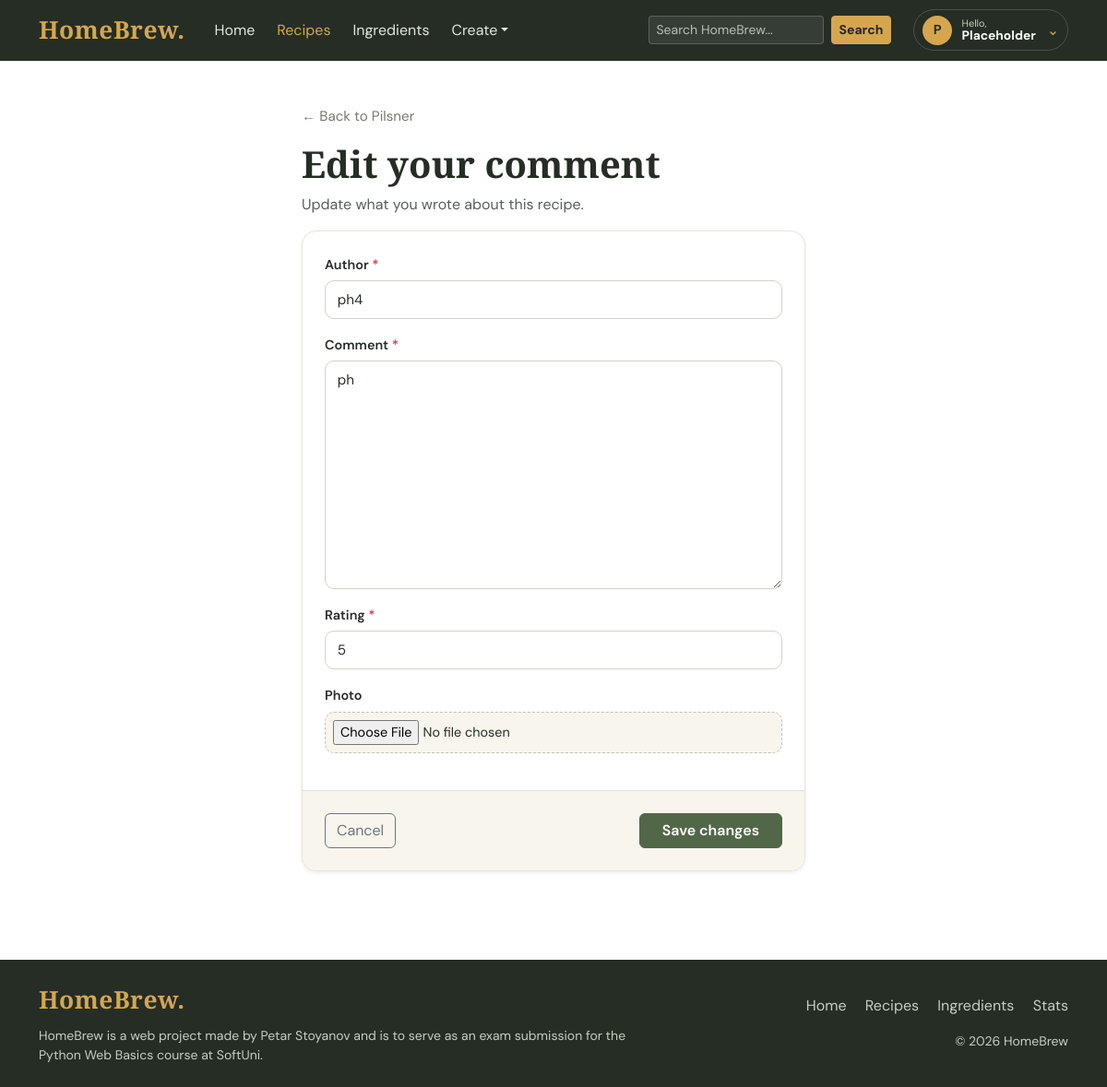
Page /recipes/1/comment/9/edit/ on the committed database.
### common/models.py (models this page shows)
class RecipeComment(TimestampMixin):
    recipe = models.ForeignKey("recipes.Recipe", on_delete=models.CASCADE, related_name="comments")
    author = models.CharField(max_length=100)
    comment = models.TextField()
    rating = models.PositiveIntegerField(validators=[MaxValueValidator(5), MinValueValidator(1)], default=5)
    photo = models.ImageField(upload_to="comments/", blank=True, null=True)
    class Meta:
        ordering = ['-created_at']

### recipes/models.py (models this page shows, shortened)
class Recipe(TimestampMixin):
    class CategoryChoices(models.TextChoices):
        BEER = "Beer", "Beer"
        WINE = "Wine", "Wine"
        OTHER = "Other", "Other"
    class StyleChoices(models.TextChoices):
        LAGER = "Lager", "Lager"
        ALE = "Ale", "Ale"
        SOUR = "Sour", "Sour"
        RED = "Red", "Red"
        WHITE = "White", "White"
        ROSE = "Rose", "Rose"
        SPARKLING = "Sparkling", "Sparkling"
        MEAD = "Mead", "Mead"
        CIDER = "Cider", "Cider"
        KOMBUCHA = "Kombucha", "Kombucha"
        GINGER_BEER = "Ginger Beer", "Ginger Beer"
        OTHER = "Other", "Other"
    title = models.CharField(max_length=100)
    category = models.CharField(max_length=5, choices=CategoryChoices.choices)
    style = models.CharField(max_length=15, choices=StyleChoices.choices)
    description = models.TextField(blank=True, null=True)
    photo = models.ImageField(upload_to="recipes/", blank=True, null=True)
    primary_fermentation_days = models.PositiveIntegerField(default=0)
    secondary_fermentation_days = models.PositiveIntegerField(blank=True, null=True)
    aging_days = models.PositiveIntegerField(blank=True, null=True)
    target_abv = models.DecimalField(max_digits=3, decimal_places=1, validators=[validate_positive])
    ingredients = models.ManyToManyField('catalog.Ingredient', through='RecipeIngredient', related_name='recipes')

### common/views.py (the view)
# urls.py: path('edit/', CommentEditView.as_view(), name='recipe-comment-edit'),
class CommentEditView(CommentViewMixin, UpdateView):
    model = RecipeComment
    template_name = 'common/comment-edit.html'
    form_class = CommentForm
    context_object_name = 'comment'
    pk_url_kwarg = 'comment_pk'

### common/forms.py
class CommentForm(forms.ModelForm):
    class Meta:
        model = RecipeComment
        exclude = ['recipe', 'created_at', 'updated_at']
        widgets = {'comment': forms.Textarea(attrs={'placeholder': 'What do you think about this recipe?'})}

### mixins.py (called while the page is built)
    def get_queryset(self):
        qs = super().get_queryset().filter(recipe__pk=self.kwargs['pk'])
        return qs

### templates/common/comment-edit.html (shortened to what this page needs)
{% extends 'base.html' %}
{% block content %}
<div class="container py-5">
    <div class="row justify-content-center">
        <div class="col-lg-7 col-xl-6">
            <a href="{% url 'recipes:recipe-details' comment.recipe_id %}" class="back-link">
                &larr; Back to {{ comment.recipe.title }}
            </a>
            <h1 class="display-6 fw-bold mt-3">Edit your comment</h1>
            <p class="text-muted">Update what you wrote about this recipe.</p>
            <form method="post" enctype="multipart/form-data" class="hb-form hb-panel shadow-sm">
                <div class="hb-panel-body">
                    {% include 'partials/_form_fields.html' %}
                </div>
                <div class="border-top p-4 d-flex justify-content-between gap-2"
                     style="background: var(--brew-cream); border-radius: 0 0 16px 16px;">
                    <a href="{% url 'recipes:recipe-details' comment.recipe_id %}"
                       class="btn btn-outline-secondary">Cancel</a>
                    <button type="submit" class="btn btn-brew-green px-4">Save changes</button>
                </div>
            </form>
        </div>
    </div>
</div>
{% endblock %}

### templates/partials/_field.html (shortened to what this page needs)
{% if field.name == 'categories' %}
    <fieldset class="mb-4 category-fieldset {% if field.errors %}has-error{% endif %}"
              aria-describedby="{{ field.auto_id }}_help {% if field.errors %}{{ field.auto_id }}_errors{% endif %}">
        <legend class="form-label mb-1">
            {{ field.label }}
            {% if field.field.required %}<span class="text-danger">*</span>{% endif %}
        </legend>
        <p class="field-help mt-0 mb-3" id="{{ field.auto_id }}_help">
            Select every label that applies to this ingredient. You can choose more than one.
        </p>
        <div class="category-choice-grid">
            {{ field }}
        </div>
        {% if field.help_text %}
            <div class="field-help">{{ field.help_text }}</div>
        {% endif %}
        {% if field.errors %}
            <div class="field-error" id="{{ field.auto_id }}_errors">
                {% for error in field.errors %}<div>{{ error }}</div>{% endfor %}
            </div>
        {% endif %}
    </fieldset>
{% else %}
    <div class="mb-3 {% if field.errors %}has-error{% endif %}">
        <label for="{{ field.id_for_label }}" class="form-label">
            {{ field.label }}
            {% if field.field.required %}<span class="text-danger">*</span>{% endif %}
        </label>
        {{ field }}
    </div>
{% endif %}

### static/css/style.css (style rules this page uses)
:root { --brew-dark: #252d25; --brew-green: #526747; --brew-gold: #d6a64f; --brew-cream: #f8f5ed; --brew-muted: #77796f; --brew-line: #e9e5d9; --brew-danger: #b3261e; }
body { font-family: 'DM Sans', sans-serif; color: var(--brew-dark); background: #fff; display: flex; flex-direction: column; min-height: 100vh; }
h1, h2, h3, .brand { font-family: 'Playfair Display', serif; }
a { color: var(--brew-green); }
.btn-brew-green { background: var(--brew-green); color: #fff; border: 1px solid var(--brew-green); font-weight: 600; }
.back-link { color: var(--brew-muted); text-decoration: none; font-size: 0.95rem; }
.hb-panel { background: #fff; border: 1px solid var(--brew-line); border-radius: 16px; }
.hb-panel-body { padding: 1.5rem; }
.hb-form label { font-weight: 600; font-size: 0.9rem; margin-bottom: 0.35rem; }
.hb-form input:not([type=checkbox]):not([type=radio]):not([type=file]):not([type=hidden]), .hb-form select, .hb-form textarea { display: block; width: 100%; padding: 0.55rem 0.8rem; font-size: 0.95rem; color: var(--brew-dark); background-color: #fff; border: 1px solid #cfd4c8; border-radius: 10px; transition: border-color 0.15s, box-shadow 0.15s; }
.hb-form textarea { min-height: 130px; }
.hb-form input[type=file] { display: block; width: 100%; padding: 0.5rem; background: var(--brew-cream); border: 1px dashed #bfc6b6; border-radius: 10px; font-size: 0.9rem; }

### rows in the picture
RecipeComment: recipe "Pilsner", visible_fields "ph4" "ph" "5"

### other values in the picture
{{ field.label }} "Author" "Comment" "Rating" "Photo"
